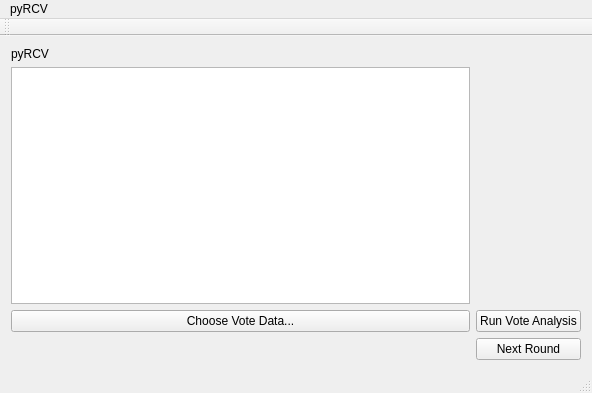
<?xml version="1.0" encoding="UTF-8"?>
<ui version="4.0">
 <class>pyRCV</class>
 <widget class="QMainWindow" name="pyRCV">
  <property name="geometry">
   <rect>
    <x>0</x>
    <y>0</y>
    <width>592</width>
    <height>393</height>
   </rect>
  </property>
  <property name="windowTitle">
   <string>MainWindow</string>
  </property>
  <widget class="QWidget" name="centralWidget">
   <layout class="QGridLayout" name="gridLayout_2">
    <item row="0" column="0">
     <layout class="QGridLayout" name="gridLayout">
      <item row="0" column="0">
       <widget class="QLabel" name="label">
        <property name="text">
         <string>pyRCV</string>
        </property>
       </widget>
      </item>
      <item row="1" column="0">
       <widget class="QTextBrowser" name="textBrowser">
        <property name="html">
         <string>&lt;!DOCTYPE HTML PUBLIC &quot;-//W3C//DTD HTML 4.0//EN&quot; &quot;http://www.w3.org/TR/REC-html40/strict.dtd&quot;&gt;
&lt;html&gt;&lt;head&gt;&lt;meta name=&quot;qrichtext&quot; content=&quot;1&quot; /&gt;&lt;style type=&quot;text/css&quot;&gt;
p, li { white-space: pre-wrap; }
&lt;/style&gt;&lt;/head&gt;&lt;body style=&quot; font-family:'.SF NS Text'; font-size:13pt; font-weight:400; font-style:normal;&quot;&gt;
&lt;p style=&quot;-qt-paragraph-type:empty; margin-top:0px; margin-bottom:0px; margin-left:0px; margin-right:0px; -qt-block-indent:0; text-indent:0px;&quot;&gt;&lt;br /&gt;&lt;/p&gt;&lt;/body&gt;&lt;/html&gt;</string>
        </property>
       </widget>
      </item>
      <item row="2" column="0">
       <widget class="QPushButton" name="pushButton_2">
        <property name="text">
         <string>Choose Vote Data...</string>
        </property>
       </widget>
      </item>
      <item row="2" column="1">
       <widget class="QPushButton" name="voteRunButton">
        <property name="text">
         <string>Run Vote Analysis</string>
        </property>
       </widget>
      </item>
      <item row="3" column="0">
       <widget class="QLabel" name="label_2">
        <property name="text">
         <string/>
        </property>
       </widget>
      </item>
      <item row="3" column="1">
       <widget class="QPushButton" name="pushButton">
        <property name="text">
         <string>Next Round</string>
        </property>
       </widget>
      </item>
     </layout>
    </item>
   </layout>
  </widget>
  <widget class="QMenuBar" name="menuBar">
   <property name="geometry">
    <rect>
     <x>0</x>
     <y>0</y>
     <width>592</width>
     <height>22</height>
    </rect>
   </property>
   <widget class="QMenu" name="menupyRCV">
    <property name="title">
     <string>pyRCV</string>
    </property>
   </widget>
   <addaction name="menupyRCV"/>
  </widget>
  <widget class="QToolBar" name="mainToolBar">
   <attribute name="toolBarArea">
    <enum>TopToolBarArea</enum>
   </attribute>
   <attribute name="toolBarBreak">
    <bool>false</bool>
   </attribute>
  </widget>
  <widget class="QStatusBar" name="statusBar"/>
 </widget>
 <layoutdefault spacing="6" margin="11"/>
 <resources/>
 <connections/>
</ui>
